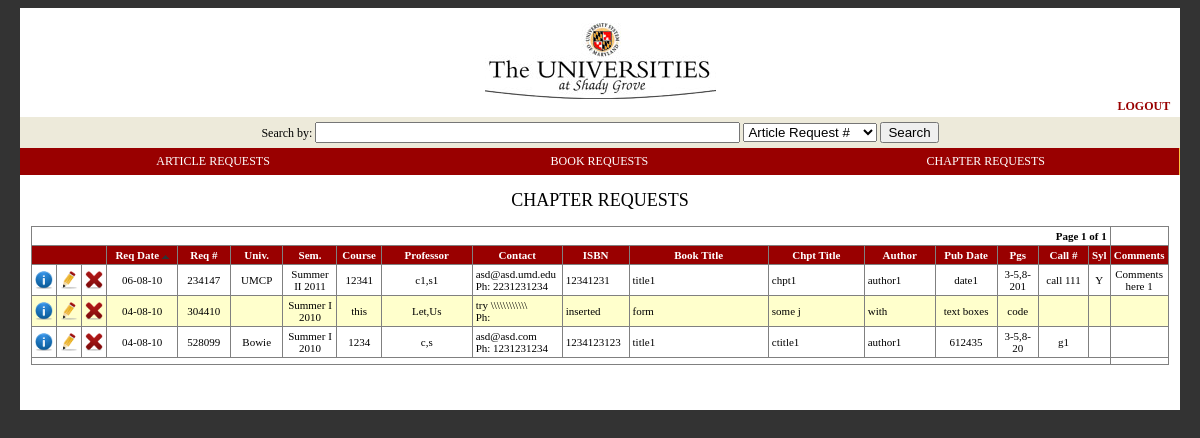
Screenshot of /display_chapter_requests.php (signed in) with the database file from the repository.
### tables this page shows
CREATE TABLE `c_request` (
  `bc_id` int(10) unsigned NOT NULL AUTO_INCREMENT,
  `bc_author` varchar(100) NOT NULL,
  `bc_publisher` varchar(100) DEFAULT NULL,
  `bc_place_of_pub` varchar(100) DEFAULT NULL,
  `bc_edition` varchar(20) DEFAULT NULL,
  `bc_isbn` varchar(45) DEFAULT NULL,
  `bc_incl_pages` varchar(50) NOT NULL,
  `bc_date_of_pub` varchar(20) NOT NULL,
  `bc_notes` varchar(1000) DEFAULT NULL,
  `bc_supply_method` varchar(45) DEFAULT NULL,
  `bc_loan_period` varchar(20) DEFAULT NULL,
  `bc_b_title` varchar(100) NOT NULL,
  `bc_barcode` varchar(45) DEFAULT NULL,
  `bc_c_title` varchar(150) NOT NULL,
  `bc_ordered_date` date DEFAULT NULL,
  `bc_recalled_date` date DEFAULT NULL,
  `bc_date_entered` date DEFAULT NULL,
  `bc_date_deleted` date DEFAULT NULL,
  `bc_prof_copy` char(1) DEFAULT NULL,
  `bc_syllabi` char(1) DEFAULT NULL,
  `bc_comments` varchar(1000) DEFAULT NULL,
  `c_id` mediumint(8) unsigned NOT NULL,
  `p_email` varchar(50) NOT NULL,
  `bc_call_number` varchar(50) DEFAULT NULL,
  `bc_req_date` date DEFAULT NULL,
  PRIMARY KEY (`bc_id`),
  UNIQUE KEY `c_id_UNIQUE` (`bc_id`),
  KEY `bc_b_title` (`bc_b_title`),
  KEY `bc_c_title` (`bc_c_title`),
  KEY `c_id` (`c_id`),
  KEY `p_email` (`p_email`),
  CONSTRAINT `c_request_ibfk_1` FOREIGN KEY (`c_id`) REFERENCES `course` (`c_id`),
  CONSTRAINT `c_request_ibfk_3` FOREIGN KEY (`p_email`) REFERENCES `professor` (`p_email`) ON UPDATE CASCADE
);

CREATE TABLE `professor` (
  `p_email` varchar(50) NOT NULL,
  `p_last_name` varchar(50) NOT NULL,
  `p_first_name` varchar(50) NOT NULL,
  `p_university` varchar(100) DEFAULT NULL,
  `p_phone_number` varchar(12) DEFAULT NULL,
  PRIMARY KEY (`p_email`)
);

CREATE TABLE `course` (
  `c_id` mediumint(8) unsigned NOT NULL AUTO_INCREMENT,
  `course_no` varchar(20) NOT NULL,
  `semester` varchar(10) NOT NULL,
  `semester_year` year(4) NOT NULL,
  `course_title` varchar(45) DEFAULT NULL,
  PRIMARY KEY (`c_id`)
);

### display_chapter_requests.php (the view, shortened to what this page needs)
<?php
include('header.php');
include('connect_to_shady_grove.php');
$display = 20;
if(isset($_GET['p']) && is_numeric($_GET['p']))
{$pages = $_GET['p'];}
else
{
$query = 'select COUNT(bc_id) FROM c_request';
$result = @mysqli_query($dbc, $query);
$row = @mysqli_fetch_array($result, MYSQLI_NUM);
$records = $row[0];
	if($records>$display)
	{	$pages = ceil($records/$display);	}
	else
	{	$pages = 1;	}
}
if(isset($_GET['s']) && is_numeric($_GET['s']))
{$start = $_GET['s'];}
else
{$start = 0;}
$sort = (isset($_GET['sort']))? $_GET['sort']: 'req_date_d';
switch($sort)
{
case 'req_date_d':
$order_by = 'bc.bc_req_date DESC';
break;
}
$query = "select bc.bc_id as id, p.p_university as uni, concat(c.semester, '  ', c.semester_year) as sem, c.course_no as cno, concat(p.p_last_name, ',', p.p_first_name) as prof, p.p_email as email, p.p_phone_number as pno, bc.bc_isbn as isbn, bc.bc_b_title as b_title, bc.bc_author as author, bc.bc_c_title as c_title, bc.bc_date_of_pub as pub_date, bc.bc_incl_pages as incl_pages, bc.bc_call_number as call_no, bc.bc_syllabi as syllabi, bc.bc_comments as comments, DATE_FORMAT(bc.bc_req_date, '%m-%d-%y') as req_date
from c_request bc, professor p, course c
where bc.p_email = p.p_email AND bc.c_id = c.c_id
ORDER BY $order_by LIMIT $start, $display";
$result = @mysqli_query($dbc, $query);
$bg = '#ffffcc';
$this_page = ($start/$display)+1;
	echo '<div align="center" style="font-size:large">CHAPTER REQUESTS</div><br/> ';
	echo '<table border="1" cellpadding="3" cellspacing="0" style="border-collapse:collapse; font-size:11px" width="98%" align="center">
	<tr><td align="right" colspan ="18" style="font-weight:bold">Page '.$this_page.' of '.$pages.'</td></tr>';
	echo '<tr bgcolor="#990000">
	<th colspan = "3"  width="2%">&nbsp;</th>';
	if($sort == "req_date_a")
	{echo '<th align="center" width="7%"><a href="display_chapter_requests.php?sort=req_date_d">Req Date</a>&nbsp;<img src= "images/ascending.gif" border = "0"/></th>';}
	elseif($sort == "req_date_d")
	{echo '<th align="center" width="7%"><a href="display_chapter_requests.php?sort=req_date_a">Req Date</a>&nbsp;<img src= "images/descending.gif" border = "0"/></th>';}
	else
	{echo '<th align="center" width="7%"><a href="display_chapter_requests.php?sort=req_date_a">Req Date</a></th>';}
	if($sort == "bc_id_a")
	{echo '<th valign = "center" width="5%"><a href="display_chapter_requests.php?sort=bc_id_d">Req #</a>&nbsp;<img src= "images/ascending.gif" border = "0"/></th>';}
	elseif($sort == "bc_id_d")
	{echo '<th align="center" width="5%"><a href="display_chapter_requests.php?sort=bc_id_a">Req #</a>&nbsp;<img src= "images/descending.gif" border = "0"/></th>';}
	else
	{echo '<th align="center" width="5%"><a href="display_chapter_requests.php?sort=bc_id_a">Req #</a></th>';}
	if($sort == "uni_a")
	{echo '<th align="center" width="5%"><a href="display_chapter_requests.php?sort=uni_d">Univ.</a>&nbsp;<img src= "images/ascending.gif" border = "0"/></th>';}
	elseif($sort == "uni_d")
	{echo '<th align="center" width="5%"><a href="display_chapter_requests.php?sort=uni_a">Univ.</a>&nbsp;<img src= "images/descending.gif" border = "0"/></th>';}
	else
	{echo '<th align="center" width="5%"><a href="display_chapter_requests.php?sort=uni_a">Univ.</a></th>';}
	if($sort == "sem_a")
	{echo '<th align="center" width="5%"><a href="display_chapter_requests.php?sort=sem_d">Sem.</a>&nbsp;<img src= "images/ascending.gif" border = "0"/></th>';}
	elseif($sort == "sem_d")
	{echo '<th align="center" width="5%"><a href="display_chapter_requests.php?sort=sem_a">Sem.</a>&nbsp;<img src= "images/descending.gif" border = "0"/></th>';}
	else
	{echo '<th align="center" width="5%"><a href="display_chapter_requests.php?sort=sem_a">Sem.</a></th>';}
	if($sort == "cno_a")
	{echo '<th align="center" width="4%"><a href="display_chapter_requests.php?sort=cno_d">Course</a>&nbsp;<img src= "images/ascending.gif" border = "0"/></th>';}
	elseif($sort == "cno_d")
	{echo '<th align="center" width="4%"><a href="display_chapter_requests.php?sort=cno_a">Course</a>&nbsp;<img src= "images/descending.gif" border = "0"/></th>';}
	else
	{echo '<th align="center" width="4%"><a href="display_chapter_requests.php?sort=cno_a">Course</a></th>';}
	if($sort == "prof_a")
	{echo '<th align="center" width="9%"><a href="display_chapter_requests.php?sort=prof_d">Professor</a>&nbsp;<img src= "images/ascending.gif" border = "0"/></th>';}
	elseif($sort == "prof_d")
	{echo '<th align="center" width="9%"><a href="display_chapter_requests.php?sort=prof_a">Professor</a>&nbsp;<img src= "images/descending.gif" border = "0"/></th>';}
	else
	{echo '<th align="center" width="9%"><a href="display_chapter_requests.php?sort=prof_a">Professor</a></th>';}
	if($sort == "email_a")
	{	echo '<th align="center" width="8%"><a href="display_chapter_requests.php?sort=email_d">Contact</a>&nbsp;<img src= "images/ascending.gif" border = "0"/></th>';}
	elseif($sort == "email_d")
	{echo '<th align="center" width="8%"><a href="display_chapter_requests.php?sort=email_a">Contact</a>&nbsp;<img src= "images/descending.gif" border = "0"/></th>';}
	else
	{echo '<th align="center" width="8%"><a href="display_chapter_requests.php?sort=email_a">Contact</a></th>';}
	if($sort == "isbn_a")
	{echo '<th align="center" width="6%"><a href="display_chapter_requests.php?sort=isbn_d">ISBN</a>&nbsp;<img src= "images/ascending.gif" border = "0"/></th>';}
	elseif($sort == "isbn_d")
	{echo '<th align="center" width="6%"><a href="display_chapter_requests.php?sort=isbn_a">ISBN</a>&nbsp;<img src= "images/descending.gif" border = "0"/></th>';}
	else
	{echo '<th align="center" width="6%"><a href="display_chapter_requests.php?sort=isbn_a">ISBN</a></th>';}
	if($sort == "b_title_a")
	{echo '<th align="center" width="15%"><a href="display_chapter_requests.php?sort=b_title_d">Book Title</a>&nbsp;<img src= "images/ascending.gif" border = "0"/></th>';}
	elseif($sort == "b_title_d")
	{echo '<th align="center" width="15%"><a href="display_chapter_requests.php?sort=b_title_a">Book Title</a>&nbsp;<img src= "images/descending.gif" border = "0"/></th>';}
	else
	{echo '<th align="center" width="15%"><a href="display_chapter_requests.php?sort=b_title_a">Book Title</a></th>';}
	if($sort == "c_title_a")
	{echo '<th align="center" width="10%"><a href="display_chapter_requests.php?sort=c_title_d">Chpt Title</a>&nbsp;<img src= "images/ascending.gif" border = "0"/></th>';}
	elseif($sort == "c_title_d")
	{echo '<th align="center" width="10%"><a href="display_chapter_requests.php?sort=c_title_a">Chpt Title</a>&nbsp;<img src= "images/descending.gif" border = "0"/></th>';}
	else
	{echo '<th align="center" width="10%"><a href="display_chapter_requests.php?sort=c_title_a">Chpt Title</a></th>';}
	if($sort == "author_a")
	{echo '<th align="center" width="7%"><a href="display_chapter_requests.php?sort=author_d">Author</a>&nbsp;<img src= "images/ascending.gif" border = "0"/></th>';}
	elseif($sort == "author_d")
	{echo '<th align="center" width="7%"><a href="display_chapter_requests.php?sort=author_a">Author</a>&nbsp;<img src= "images/descending.gif" border = "0"/></th>';}
	else
	{echo '<th align="center" width="7%"><a href="display_chapter_requests.php?sort=author_a">Author</a></th>';}
	if($sort == "pub_date_a")
	{echo '<th align="center" width="6%"><a href="display_chapter_requests.php?sort=pub_date_d">Pub Date</a>&nbsp;<img src= "images/ascending.gif" border = "0"/></th>';}
	elseif($sort == "pub_date_d")
	{echo '<th align="center" width=6%"><a href="display_chapter_requests.php?sort=pub_date_a">Pub Date</a>&nbsp;<img src= "images/descending.gif" border = "0"/></th>';}
	else
	{echo '<th align="center" width=6%"><a href="display_chapter_requests.php?sort=pub_date_a">Pub Date</a></th>';}
	if($sort == "incl_pages_a")
	{echo '<th align="center" width="4%"><a href="display_chapter_requests.php?sort=incl_pages_d">Pgs</a>&nbsp;<img src= "images/ascending.gif" border = "0"/></th>';}
	elseif($sort == "incl_pages_d")
	{echo '<th align="center" width="4%"><a href="display_chapter_requests.php?sort=incl_pages_a">Pgs</a>&nbsp;<img src= "images/descending.gif" border = "0"/></th>';}
	else
	{echo '<th align="center" width="4%"><a href="display_chapter_requests.php?sort=incl_pages_a">Pgs</a></th>';}
	if($sort == "call_no_a")
	{echo '<th align="center" width="5%"><a href="display_chapter_requests.php?sort=call_no_d">Call #</a>&nbsp;<img src= "images/ascending.gif" border = "0"/></th>';}
	elseif($sort == "call_no_d")
	{echo '<th align="center" width="5%"><a href="display_chapter_requests.php?sort=call_no_a">Call #</a>&nbsp;<img src= "images/descending.gif" border = "0"/></th>';}
	else
	{echo '<th align="center" width="5%"><a href="display_chapter_requests.php?sort=call_no_a">Call #</a></th>';}
	if($sort == "syllabi_a")
	{echo '<th align="center" width="1%"><a href="display_chapter_requests.php?sort=syllabi_d">Syl</a>&nbsp;<img src= "images/ascending.gif" border = "0"/></th>';}
	elseif($sort == "syllabi_d")
	{echo '<th align="center" width="1%"><a href="display_chapter_requests.php?sort=syllabi_a">Syl</a>&nbsp;<img src= "images/descending.gif" border = "0"/></th>';}
	else
	{echo '<th align="center" width="1%"><a href="display_chapter_requests.php?sort=syllabi_a">Syl</a></th>';}
	if($sort == "comments_a")
	{echo '<th align="center" width="8%"><a href="display_chapter_requests.php?sort=comments_d">Comments</a>&nbsp;<img src= "images/ascending.gif" border = "0"/></th></tr>';}
	elseif($sort == "comments_d")
	{echo '<th align="center" width="8%"><a href="display_chapter_requests.php?sort=comments_a">Comments</a>&nbsp;<img src= "images/descending.gif" border = "0"/></th></tr>';}
	else
	{echo '<th align="center" width="8%"><a href="display_chapter_requests.php?sort=comments_a">Comments</a></th></tr>';}
	while ($row = mysqli_fetch_array($result, MYSQLI_ASSOC))
	{
	switch ($row['uni'])
	{
	case 'Bowie State University':
	$univ = 'Bowie';
	break;
	case 'University of Maryland, College Park':
	$univ = 'UMCP';
	break;
	default:
	$univ = '';
	}
	$bg = ($bg=='#ffffcc'?'#ffffff':'#ffffcc');
	echo '<tr bgcolor="'.$bg.'">
	<td align="center"><a href="display_full_chapter_request.php?id='.$row['id'].'"><img src="images/info-icon.png" alt="More Information" border="0" width="18" height="18" title="More Information" /></a></td>
    <td align="center"><a href="edit_chapter_request.php?id='.$row['id'].'"><img src="images/edit-icon.png" alt="Edit Entry" border="0" width="18" height="18" title="Edit Entry"  /></a></td>
    <td align="center"><a href="delete_chapter_request.php?id='.$row['id'].'"><img src="images/delete-icon.png" alt="Delete" border="0" width="18" height="18" title="Delete Entry"  /></a></td>
	<td align="center">'.$row['req_date'].'</td>
	<td align="center">'.$row['id'].'</td>
	<td align="center">'.$univ.'</td>
	<td align="center">'.$row['sem'].'</td>
	<td align="center">'.$row['cno'].'</td>
	<td align="center">'.$row['prof'].'</td>
	<td align="left">'.$row['email'].'<br/>Ph: '.$row['pno'].'</td>
	<td align="left">'.$row['isbn'].'</td>
	<td align="left">'.$row['b_title'].'</td>
	<td align="left">'.$row['c_title'].'</td>
	<td align="left">'.$row['author'].'</td>
	<td align="center">'.$row['pub_date'].'</td>
	<td align="center">'.$row['incl_pages'].'</td>
	<td align="center">'.$row['call_no'].'</td>
	<td align="center">'.$row['syllabi'].'</td>
	<td align="center">'.$row['comments'].'</td>
	</tr>';
	}
echo '<tr><td align = "center" colspan="18">';
echo '</td></tr></table>';
echo "<br /><br />";
include('footer.php');
?>

### rows the page displays
c_request: req_date "06-08-10", bc_id "234147", p_email.p_university "UMCP", sem "Summer II 2011", c.course_no "12341", prof "c1,s1", p_email.p_email "asd@asd.umd.edu", p_email.p_phone_number "2231231234", bc_isbn "12341231", bc_b_title "title1", bc_c_title "chpt1", bc_author "author1", bc_date_of_pub "date1", bc_incl_pages "3-5,8-201", bc_call_number "call 111", bc_syllabi "Y", bc_comments "Comments here 1"
c_request: req_date "04-08-10", bc_id "304410", sem "Summer I 2010", c.course_no "this", prof "Let,Us", p_email.p_email "try \\\\\\\\\\\\\\\\\\\\\\\\", bc_isbn "inserted", bc_b_title "form", bc_c_title "some j", bc_author "with", bc_date_of_pub "text boxes", bc_incl_pages "code"
c_request: req_date "04-08-10", bc_id "528099", p_email.p_university "Bowie", sem "Summer I 2010", c.course_no "1234", prof "c,s", p_email.p_email "asd@asd.com", p_email.p_phone_number "1231231234", bc_isbn "1234123123", bc_b_title "title1", bc_c_title "ctitle1", bc_author "author1", bc_date_of_pub "612435", bc_incl_pages "3-5,8-20", bc_call_number "g1"

### other values shown
$this_page "1"
$pages "1"
